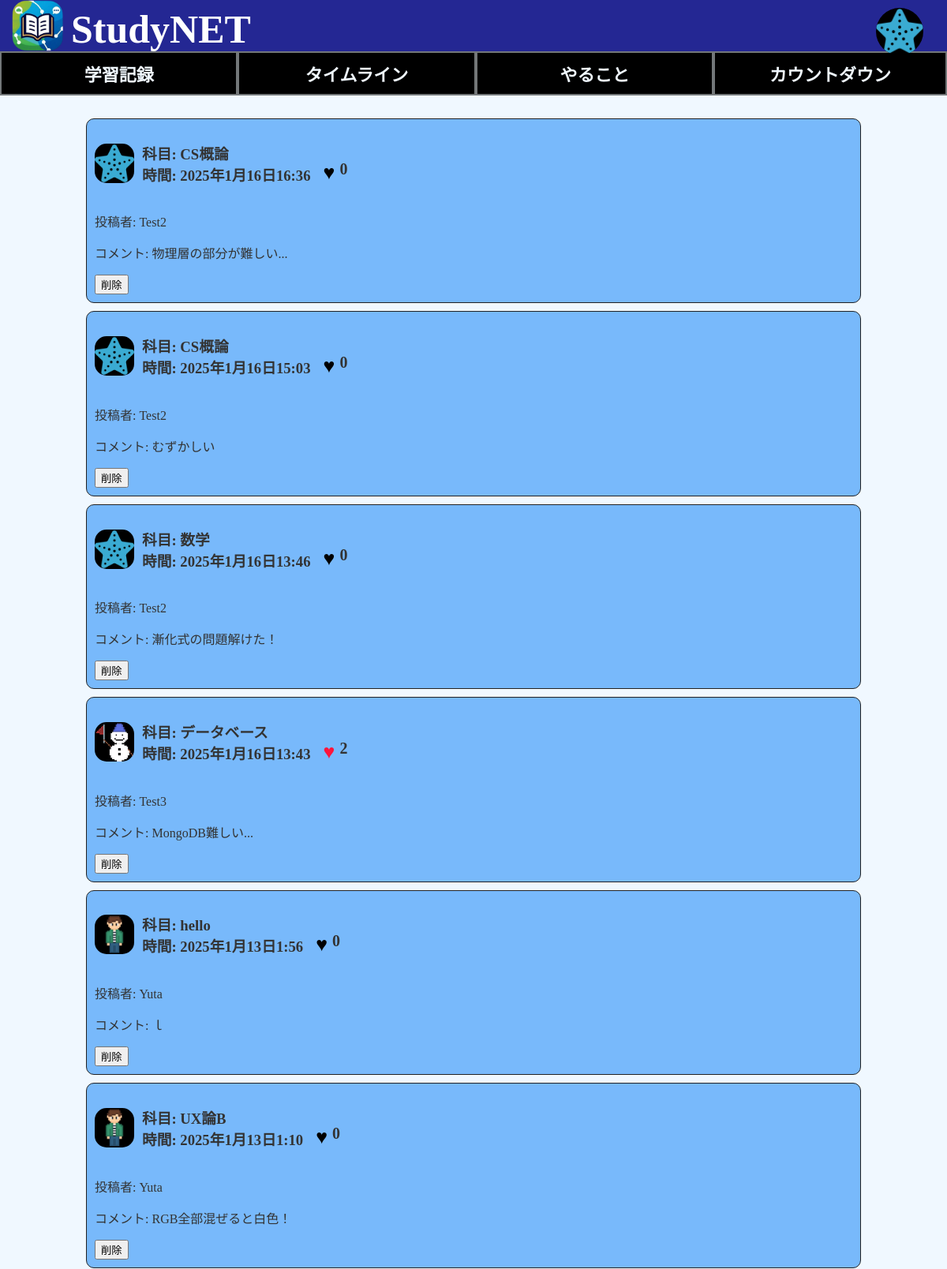
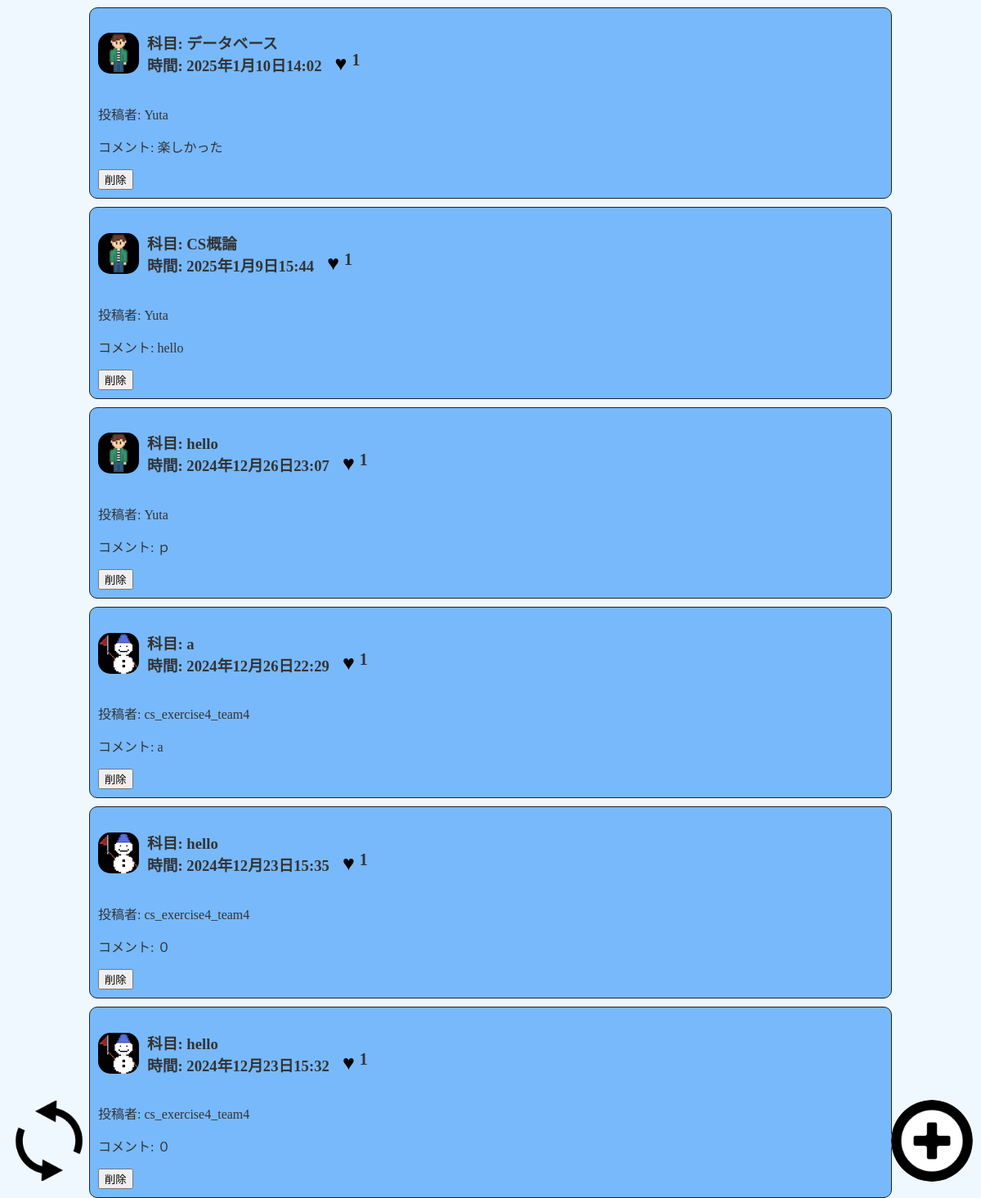
Page /timeline/ (signed in) on the committed database (2 pictures, top to bottom).
### profiles/models.py (models this page shows, shortened)
class UserProfile(models.Model):
    user = models.OneToOneField(User, on_delete=models.CASCADE)
    avatar = models.ImageField(upload_to='avatars/', null=True, blank=True, default='avatars/default.png')
    bio = models.TextField(max_length=500, blank=True)

### timeline/models.py (models this page shows, shortened)
class Post(models.Model):
    user = models.ForeignKey(User, on_delete=models.CASCADE, default=1)
    subject = models.CharField(max_length=100)
    time = models.CharField(max_length=5)  # 時間を文字列として保存（例："1:20"）
    comment = models.TextField()
    created_at=models.DateTimeField(auto_now_add=True)
    avatar = models.ImageField(upload_to='avatars/', null=True, blank=True)
    likes = models.ManyToManyField(User, related_name='liked_posts', blank=True)

### timeline/views.py (the view)
# urls.py: path('timeline/',include("timeline.urls")),
def timeline(request):
    posts = Post.objects.all().order_by('-created_at')
    return render(request, 'timeline.html', {'posts': posts})

### timeline/templates/timeline.html (shortened to what this page needs)
{% load static %}
<!DOCTYPE html>
<html>
  <head>
    <link rel="stylesheet" href="{% static 'css/home.css' %}">
    <link rel="stylesheet" href="{% static 'css/timeline.css' %}">
  </head>
  <body>
    <header class="header-area">
      <div class="top_head">
        <img class="app_icon" src="{% static 'img/App_icon.png' %}"><h1 id="app_name">StudyNET</h1>
        <a href="{% url 'view_profile' %}">
          <img src="{{ user.userprofile.avatar.url }}" alt="User Avatar" class="Icon">
        </a>
      </div>
      <div class="tab-container">
        <a href="{% url 'priv' %}" class="topbutton">学習記録</a>
        <a href="{% url 'timeline' %}" class="topbutton">タイムライン</a>
        <a href="{% url 'task_list' %}" class="topbutton">やること</a>
        <button class="topbutton">カウントダウン</button>
      </div>
    </header>
    <div class="timeline-contents">
      {% for post in posts %}
      <div class="timeline">
        <div class="timeline-header">
          {% if post.user.userprofile.avatar %}
          <img class="user_icon" src="{{ post.user.userprofile.avatar.url }}" alt="User Avatar">
          {% else %}
          <img class="user_icon" src="{% static 'img/Snowman_128.png' %}" alt="Default Avatar">
          {% endif %}
          <div class="subject">
            <div class="subject">
              <h3>
                科目: {{ post.subject }}<br>
                時間: {{ post.created_at }}
              </h3>
            </div>
        </div>
          <div class="like-section">
            <form method="POST" action="{% url 'like_post' post.id %}">
              {% if user in post.likes.all %}
              <button type="submit" class="like-button liked">♥</button>
              {% else %}
              <button type="submit" class="like-button">♥</button>
              {% endif %}
            </form>
            <span class="like-count">{{ post.likes.count }}</span>
          </div>
        </div>
        <div id="comment">
          <p>投稿者: {{ post.user.username }}</p>
          <p>コメント: {{ post.comment }}</p>
        </div>
        <form method="POST" action="{% url 'confirm_delete' post.id %}">
          <button type="submit">削除</button>
        </form>
      </div>
      {% endfor %}
    </div>
    <a href="{% url 'timeline' %}" class="update-button">
      <img class="update_icon" src="{% static 'img/update_icon.png' %}">
    </a>
    <a href="{% url 'add_post' %}" class="add-button">
      <img class="plus_icon" src="{% static 'img/plus_icon.png' %}">
    </a>
  </body>
</html>

### static/css/home.css (style rules this page uses)
body { background-color: aliceblue; margin: 0; padding-top: 50px; }
h1 { position: relative; left: 30px; top:-50px }
.topbutton { display: inline-block; flex-grow: 1; background-color: black; cursor: pointer; text-align: center; text-decoration: none; border: 2px solid rgb(115, 119, 121); width: 100%; font-size: 22px; padding: 10px; margin: 0; font-weight: bold; color: aliceblue; }
#app_name { padding-left: 15px; margin: auto 0; font-size: 50px; color: white; display: flex; padding-top: 4x; align-items: center; position: relative; top: 4px; position: relative; left: 10px; }
.header-area { margin: 0; height: 80px; justify-content: space-between; background-color: rgb(36, 39, 147); position: fixed; top: 0; width: 100%; z-index: 1000; }
.tab-container { margin-top: 0; border-radius: 0.5rem; display: flex; }
.tab-container > a { -webkit-transition: all 0.3s ease; -moz-transition: all 0.3s ease; -o-transition: all 0.3s ease; transition: all 0.3s ease; }
.Icon { width: 60px; height: 60px; border-radius: 50%; background-color: #000; position: absolute; right: 30px; top: 10px; }
.top_head { display: flex; margin: 0; align-items: center; }
.app_icon { height: 65px; width: 65px; position: relative; left: 15px; }

### static/css/timeline.css (style rules this page uses)
body { margin: 0; padding: 0; color: #333; background-color:aliceblue; }
h1 { text-align: center; font-size: 2rem; margin: 3rem; }
.timeline { background-color: #78b9fb; width: 80%; margin: auto; margin-top: 10px; padding: 10px; border-radius: 10px; border: 1px solid #222; }
.timeline-header { display: flex; align-items: center; gap: 10px; }
.user_icon { width: 50px; height: 50px; border-radius: 30%; background-color: #000; }
.like-button { border: none; background-color: transparent; cursor: pointer; font-size: 25px; color: black; position: relative; top:12px; }
.like-button.liked { color: rgb(255, 20, 59); font-size: 25px; }
.like-count { font-weight: bold; font-size: 20px; position: relative; top:12px; }
.plus_icon { width: 100px; height: 100px; border-radius: 100%; background-color: #fff; position: fixed; bottom: 20px; right: 10px; z-index: 1000; }
.update_icon { width: 100px; height: 100px; border-radius: 100%; position: fixed; bottom: 20px; left: 10px; z-index: 1000; }
.timeline-contents { margin-top:150px; }
.like-section { display: flex; }

### rows in the picture
Post: user.userprofile.avatar (placeholder picture), subject "CS概論", created_at "2025年1月16日16:36", likes.count "0", user.username "Test2", comment "物理層の部分が難しい..."
Post: user.userprofile.avatar (placeholder picture), subject "CS概論", created_at "2025年1月16日15:03", likes.count "0", user.username "Test2", comment "むずかしい"
Post: user.userprofile.avatar (placeholder picture), subject "数学", created_at "2025年1月16日13:46", likes.count "0", user.username "Test2", comment "漸化式の問題解けた！"
Post: subject "データベース", created_at "2025年1月16日13:43", likes.count "2", user.username "Test3", comment "MongoDB難しい..."
Post: user.userprofile.avatar (picture), subject "hello", created_at "2025年1月13日1:56", likes.count "0", user.username "Yuta", comment "ｌ"
Post: user.userprofile.avatar (picture), subject "UX論B", created_at "2025年1月13日1:10", likes.count "0", user.username "Yuta", comment "RGB全部混ぜると白色！"
Post: user.userprofile.avatar (picture), subject "データベース", created_at "2025年1月10日14:02", likes.count "1", user.username "Yuta", comment "楽しかった"
Post: user.userprofile.avatar (picture), subject "CS概論", created_at "2025年1月9日15:44", likes.count "1", user.username "Yuta", comment "hello"
Post: user.userprofile.avatar (picture), subject "hello", created_at "2024年12月26日23:07", likes.count "1", user.username "Yuta", comment "ｐ"
Post: subject "a", created_at "2024年12月26日22:29", likes.count "1", user.username "cs_exercise4_team4", comment "a"
Post: subject "hello", created_at "2024年12月23日15:35", likes.count "1", user.username "cs_exercise4_team4", comment "０"
Post: subject "hello", created_at "2024年12月23日15:32", likes.count "1", user.username "cs_exercise4_team4", comment "０"
